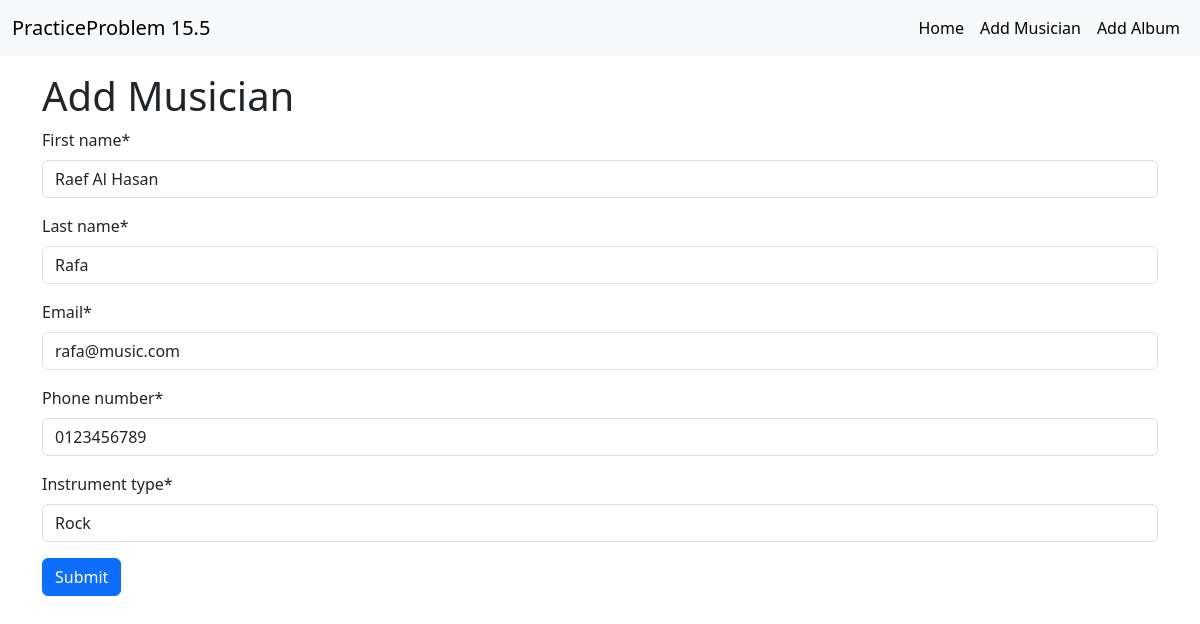
Page /musician/edit_musician/1/ on the committed database.
### musician/models.py (models this page shows, shortened)
class Musician(models.Model):
    first_name = models.CharField(max_length=50)
    last_name = models.CharField(max_length=50)
    email = models.EmailField()
    phone_number = models.CharField(max_length=20)
    instrument_type = models.CharField(max_length=50)

### musician/views.py (the view)
# urls.py: path('edit_musician/<int:id>/', edit_musician, name='edit_musician'),
def edit_musician(request, id):
    musician = Musician.objects.get(pk=id)
    if request.method == 'POST':
        musician_form = forms.MusicianForm(request.POST, instance=musician)
        if musician_form.is_valid():
            musician_form.save()
            return redirect('home')
    else:
        musician_form = forms.MusicianForm(instance=musician)
    return render(request, 'add_musician.html', {'musician_form': musician_form})

### musician/forms.py
class MusicianForm(forms.ModelForm):
    class Meta:
        model = Musician
        fields = '__all__'

### musician/templates/add_musician.html (shortened to what this page needs)
{% extends 'base.html' %}
{% load crispy_forms_tags %}
{% block content %}
    <h1>Add Musician</h1>
    <form action="" method="post">
        {{ musician_form | crispy }}
        <button class="btn btn-primary">Submit</button>
{% endblock  %}

### rows in the picture
Musician: first_name "Raef Al Hasan", last_name "Rafa", email "rafa@music.com", phone_number "0123456789", instrument_type "Rock"
